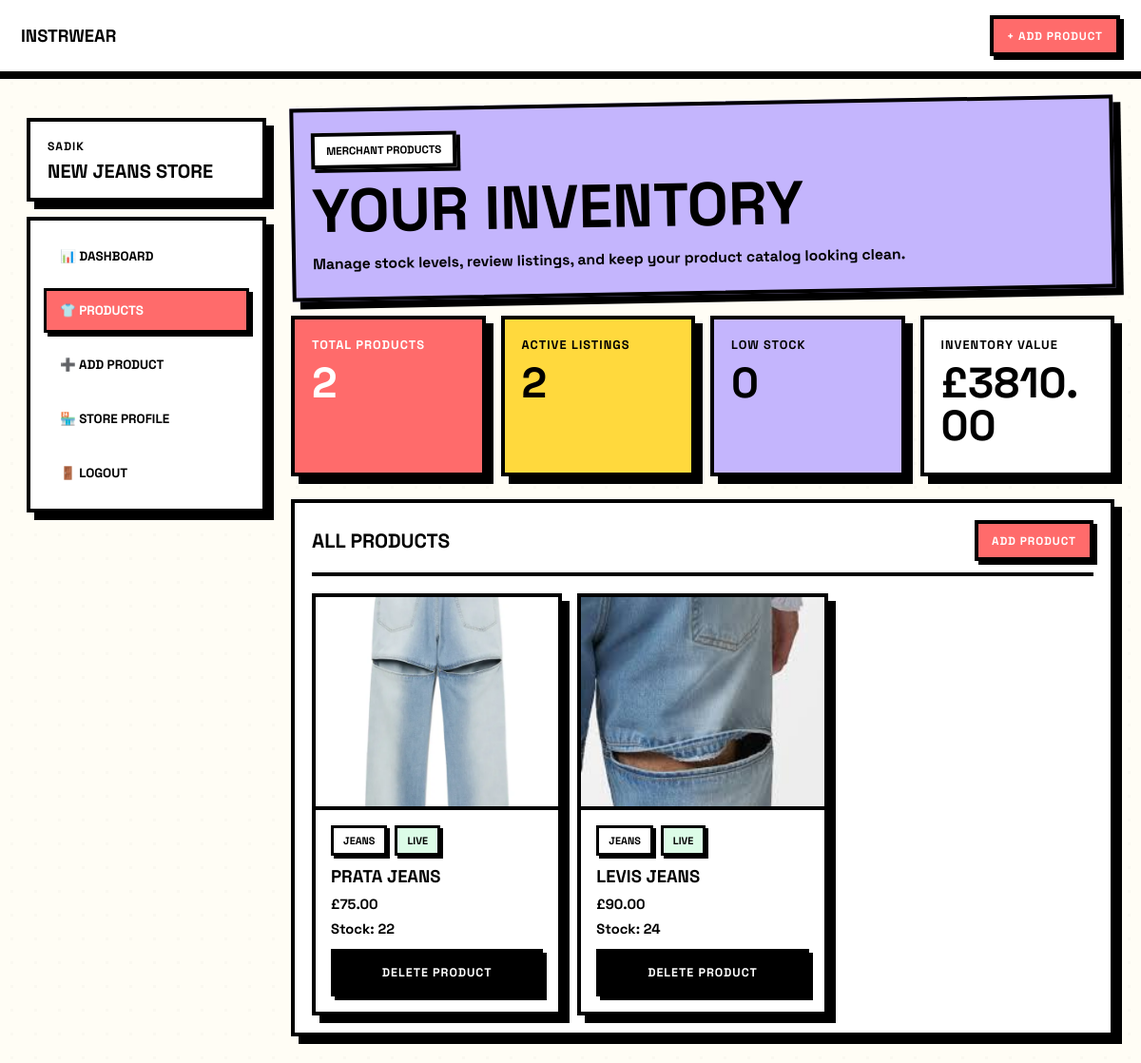
/merchant/products/ (signed in), run on the app's committed database.
### accounts/models.py (models this page shows, shortened)
class CustomUser(AbstractBaseUser, PermissionsMixin):
    class Role(models.TextChoices):
        ADMIN = "admin", "Admin"
        SHOPPER = "shopper", "Shopper"
        MERCHANT = "merchant", "Merchant"
    email = models.EmailField(unique=True)
    first_name = models.CharField(max_length=120, blank=True)
    last_name = models.CharField(max_length=120, blank=True)
    role = models.CharField(
        max_length=20,
        choices=Role.choices,
        default=Role.SHOPPER
    )
    is_active = models.BooleanField(default=True)
    is_staff = models.BooleanField(default=False)
    objects = CustomUserManager()
    USERNAME_FIELD = "email"
    REQUIRED_FIELDS = []

class MerchantProfile(models.Model):
    user = models.OneToOneField(
        settings.AUTH_USER_MODEL,
        on_delete=models.CASCADE,
        related_name="merchant_profile",
    )
    business_name = models.CharField(max_length=255, blank=True)
    logo = models.ImageField(
        upload_to="merchant_logos/",
        blank=True,
        null=True
    )
    phone = models.CharField(max_length=20, blank=True)
    house = models.CharField(max_length=100, blank=True)
    street = models.CharField(max_length=255, blank=True)
    city = models.CharField(max_length=120, blank=True)
    county = models.CharField(max_length=120, blank=True)
    postcode = models.CharField(max_length=20, blank=True)
    bio = models.TextField(blank=True)

### marketplace/models.py (models this page shows, shortened)
class Product(models.Model):
    merchant = models.ForeignKey(
        settings.AUTH_USER_MODEL,
        on_delete=models.CASCADE,
        related_name="products",
    )
    category = models.ForeignKey(
        Category,
        on_delete=models.SET_NULL,
        null=True,
        blank=True,
        related_name="products",
    )
    name = models.CharField(max_length=255)
    slug = models.SlugField(max_length=280, unique=True, blank=True)
    description = models.TextField(blank=True)
    price = models.DecimalField(max_digits=10, decimal_places=2)
    stock = models.PositiveIntegerField(default=0)
    image = models.ImageField(upload_to="products/", blank=True, null=True)
    is_active = models.BooleanField(default=True)
    created_at = models.DateTimeField(auto_now_add=True)
    updated_at = models.DateTimeField(auto_now=True)

class Category(models.Model):
    name = models.CharField(max_length=100, unique=True)
    slug = models.SlugField(max_length=120, unique=True, blank=True)

### marketplace/views.py (the view)
# urls.py: path("merchant/products/", merchant_product_list, name="merchant_products"),
@login_required
def merchant_product_list(request):
    if request.user.role != "merchant":
        messages.error(request, "Access denied.")
        return redirect("landing")
    products = Product.objects.filter(merchant=request.user).order_by("-created_at")
    total_products = products.count()
    active_products = products.filter(is_active=True).count()
    low_stock_products = products.filter(stock__lt=10).count()
    inventory_value = sum(product.price * product.stock for product in products)
    context = {
        "products": products,
        "total_products": total_products,
        "active_products": active_products,
        "low_stock_products": low_stock_products,
        "inventory_value": inventory_value,
    }
    return render(request, "merchant/products.html", context)

### templates/merchant/products.html (shortened to what this page needs)
{% load static %}
<!DOCTYPE html>
<html lang="en">
<head>
    <link rel="stylesheet" href="{% static 'css/merchant.css' %}">
</head>
<body class="merchant-page">
    <header class="merchant-topbar">
        <a href="{% url 'merchant_dashboard' %}" class="merchant-logo">INSTRWEAR</a>
        <a href="{% url 'merchant_add_product' %}" class="merchant-top-action">+ Add Product</a>
    </header>
    <div class="merchant-layout">
        <aside class="merchant-sidebar">
            <div class="merchant-sidebar-card">
                <div class="merchant-name">{{ request.user.first_name|default:"MERCHANT"|upper }}</div>
                <div class="merchant-store-name">
                    {% if request.user.merchant_profile.business_name %}
                        {{ request.user.merchant_profile.business_name|upper }}
                    {% else %}
                        YOUR STORE
                    {% endif %}
                </div>
            </div>
            <nav class="merchant-nav">
                <a href="{% url 'merchant_dashboard' %}" class="merchant-nav-link">📊 Dashboard</a>
                <a href="{% url 'merchant_products' %}" class="merchant-nav-link active">👕 Products</a>
                <a href="{% url 'merchant_add_product' %}" class="merchant-nav-link">➕ Add Product</a>
                <a href="{% url 'merchant_onboarding' %}" class="merchant-nav-link">🏪 Store Profile</a>
                <a href="{% url 'logout' %}" class="merchant-nav-link">🚪 Logout</a>
            </nav>
        </aside>
        <main class="merchant-main">
            <section class="merchant-hero merchant-hero-secondary">
                <div class="merchant-hero-eyebrow">MERCHANT PRODUCTS</div>
                <h1 class="merchant-hero-title">YOUR INVENTORY</h1>
                <p class="merchant-hero-subtitle">
                    Manage stock levels, review listings, and keep your product catalog looking clean.
                </p>
            </section>
            <section class="merchant-stats-grid">
                <article class="merchant-stat-card accent">
                    <div class="merchant-stat-title">Total Products</div>
                    <div class="merchant-stat-value">{{ total_products }}</div>
                </article>
                <article class="merchant-stat-card secondary">
                    <div class="merchant-stat-title">Active Listings</div>
                    <div class="merchant-stat-value">{{ active_products }}</div>
                </article>
                <article class="merchant-stat-card muted">
                    <div class="merchant-stat-title">Low Stock</div>
                    <div class="merchant-stat-value">{{ low_stock_products }}</div>
                </article>
                <article class="merchant-stat-card">
                    <div class="merchant-stat-title">Inventory Value</div>
                    <div class="merchant-stat-value">£{{ inventory_value }}</div>
                </article>
            </section>
            <section class="merchant-panel">
                <div class="merchant-panel-header">
                    <h2 class="merchant-panel-title">ALL PRODUCTS</h2>
                    <a href="{% url 'merchant_add_product' %}" class="merchant-panel-link">Add Product</a>
                </div>
                {% if products %}
                    <div class="merchant-product-grid">
                        {% for product in products %}
                            <article class="merchant-product-card">
                                <div class="merchant-product-image">
                                    {% if product.image %}
                                        <img src="{{ product.image.url }}" alt="{{ product.name }}">
                                    {% else %}
                                        <span>👕</span>
                                    {% endif %}
                                </div>
                                <div class="merchant-product-body">
                                    <div class="merchant-product-badges">
                                        <span class="merchant-badge">
                                            {% if product.category %}{{ product.category.name|upper }}{% else %}PRODUCT{% endif %}
                                        </span>
                                        <span class="merchant-badge {% if product.is_active %}live{% else %}muted{% endif %}">
                                            {% if product.is_active %}LIVE{% else %}HIDDEN{% endif %}
                                        </span>
                                    </div>
                                    <h3 class="merchant-product-name">{{ product.name }}</h3>
                                    <div class="merchant-product-meta">£{{ product.price }}</div>
                                    <div class="merchant-product-meta">Stock: {{ product.stock }}</div>
                                    <form method="POST" action="{% url 'merchant_delete_product' product.id %}" class="merchant-delete-form">
                                        <button type="submit" class="merchant-delete-btn">Delete Product</button>
                                    </form>
                                </div>
                            </article>
                        {% endfor %}
                    </div>
                {% else %}
                    <div class="merchant-empty-state">
                        <h3>No products added yet</h3>
                        <p>Create your first listing to populate the inventory page.</p>
                        <a href="{% url 'merchant_add_product' %}" class="merchant-top-action">Create Product</a>
                    </div>
                {% endif %}
            </section>
        </main>
    </div>
</body>
</html>

### data on the page
CustomUser: user.first_name "SADIK", user.merchant_profile.business_name "NEW JEANS STORE"
Product: image (picture), category.name "JEANS", is_active "LIVE", name "PRATA JEANS", price "75.00", stock "22"
Product: image (picture), category.name "JEANS", is_active "LIVE", name "LEVIS JEANS", price "90.00", stock "24"

### other printed values
{{ total_products }} "2"
{{ active_products }} "2"
{{ low_stock_products }} "0"
{{ inventory_value }} "3810.00"
